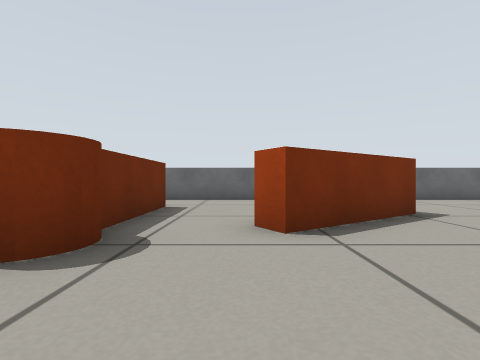
[1] (above)

18 first-person views from a walk through a robot-simulator world made for Gazebo. The camera is 0.31 m above the floor, looks level and sees 85° across. The floor is counted in squares, 0.5 m on a side. Each view is taken from the middle of a square. On the plan, view 1 faces up. The plan holds only what a view shows up to about 9 squares ahead; the rest is blank.

[2]
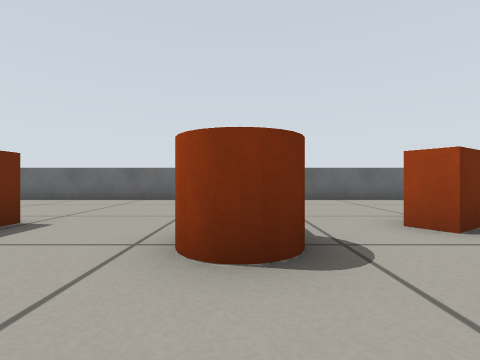

[3]
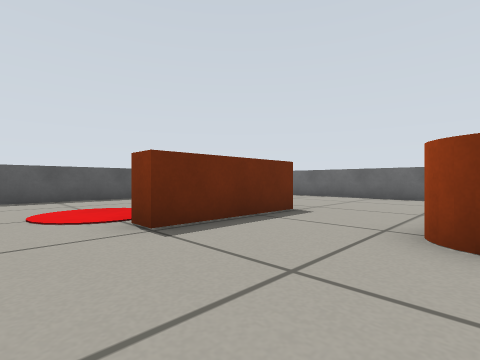

[4]
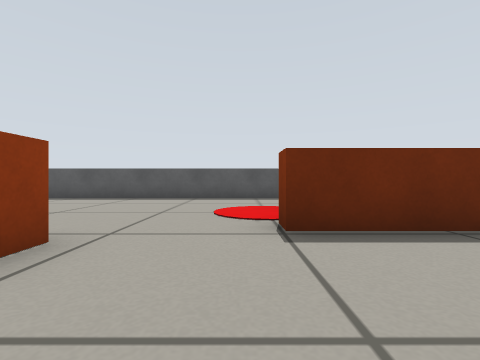

[5]
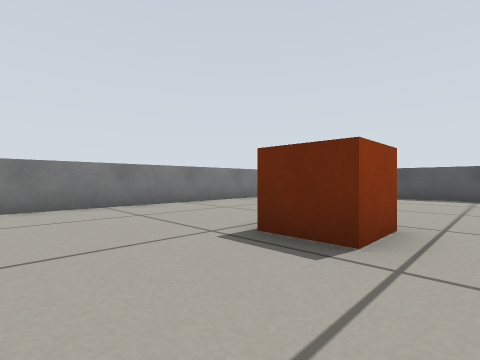

[6]
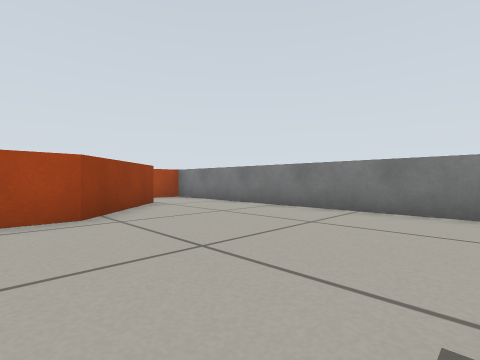

[7]
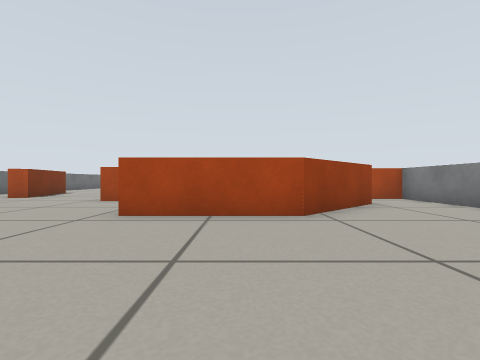

[8]
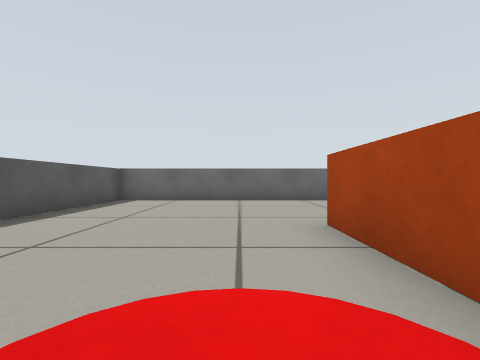

[9]
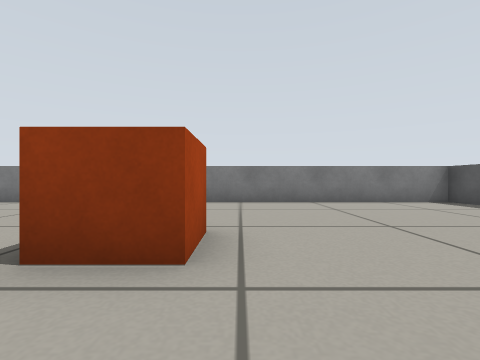

[10]
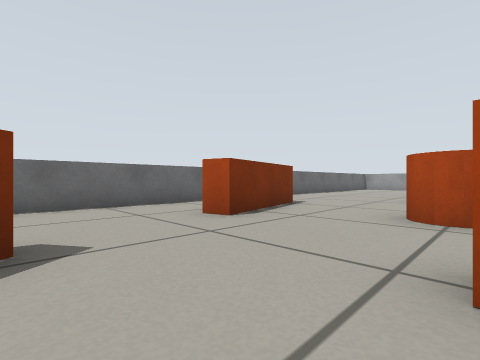

[11]
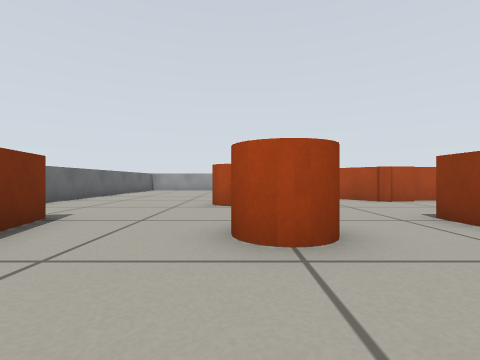

[12]
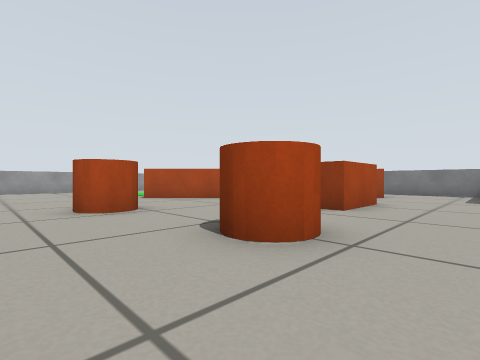

[13]
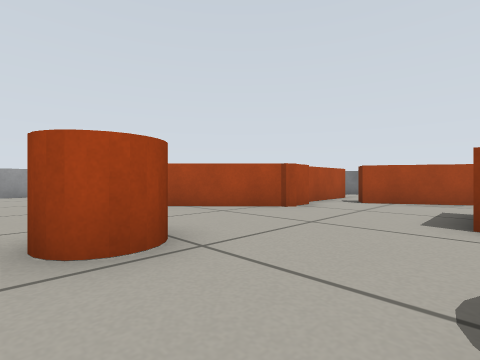

[14]
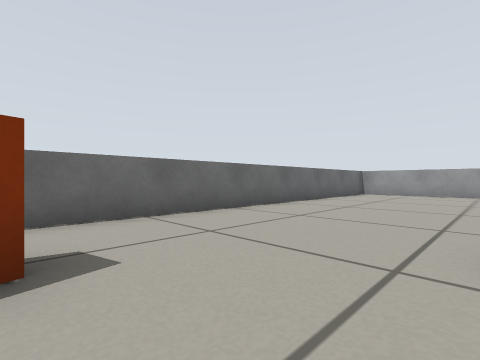

[15]
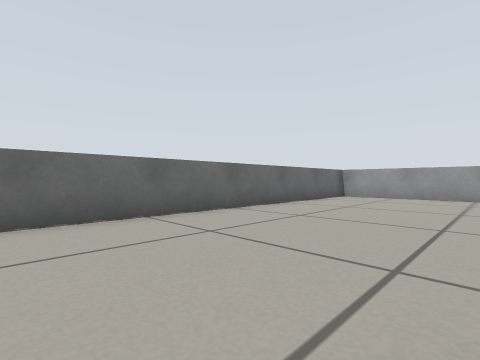

[16]
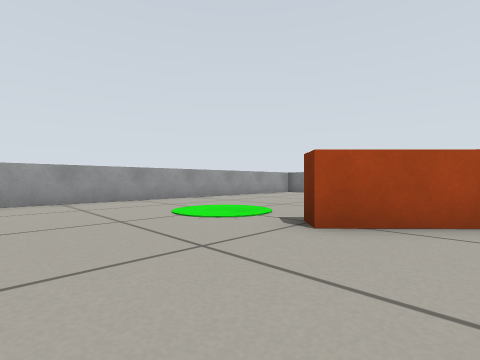

[17]
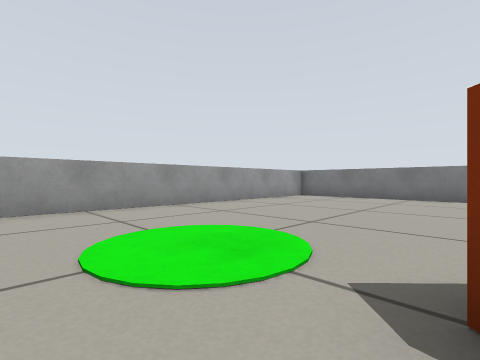

[18]
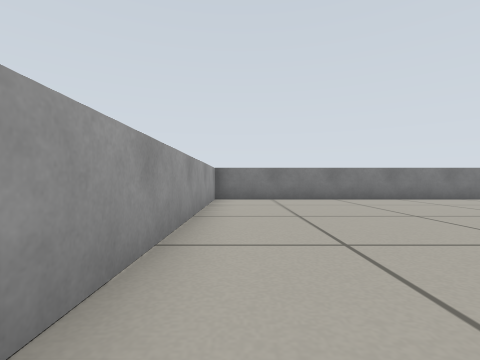

### Floor plan
Points are (right, up) in squares from view 1. A wall is a line through its corners. A room is listed if a view was taken in it or the views show most of it. See-through windows are left out.
Room 1 (views 1, 2, 3, 4, 5, 6, 7, 8, 9)
walls: (-5.7, 1.2) (-5.7, 3.8); (-5.1, 3.9) (-5.1, 0.6) (-5.8, 0.6); (0.5, 3) (0.2, 3.5); (-1.7, 6.1) (-1.7, 3.2); (3.8, -5.4) (1.5, -3.1) (1.5, 0.1); (1.6, 8.3) (-10.8, 8.3) (-10.8, -7.3) (5.6, -7.3) (5.6, -6.2)
ways out: opening at (1, 1.5) to room 2; opening at (1, 7) to room 2
objects: orange box (-4, -3) to (-4, -2); orange cylinder (-2, 2)
Room 2 (views 10, 11, 12, 13, 14, 15, 16, 17, 18)
walls: (12.3, -1.3) (14.7, 1) (15.2, 0.5); (9.3, 6.1) (6.1, 5.4) (6, 6); (12.9, -4.9) (12.9, -2.4); (9.4, -4.5) (11.6, -3.2); (4.7, 1.5) (4.7, 2.1); (12.4, -7.3) (20.8, -7.3) (20.8, 7); (7.8, 8.3) (1.6, 8.3); (3.2, 4.8) (0.5, 3); (19.5, 8.3) (9.4, 8.3)
ways out: opening at (1, 1.5) to room 1; opening at (1, 7) to room 1
objects: orange box (8, -2) to (9, -2); orange box (8, -1) to (9, 0); orange cylinder (8, 2) to (8, 3); orange cylinder (11, 3) to (12, 3); orange box (13, -2)

Positions as (right, up) in squares from view 1, and headings:
1: (0, 0), facing up
2: (-2, 0), facing up
3: (-2, -1), facing up-left
4: (-2, 0), facing left
5: (-1, -1), facing down-left
6: (-3, -2), facing down-right
7: (-3, -2), facing right
8: (-7, 0), facing up
9: (-5, 0), facing down
10: (3, 2), facing up-right
11: (5, 3), facing right
12: (6, 5), facing down-right
13: (9, 4), facing down-right
14: (9, 4), facing up-right
15: (11, 4), facing up-right
16: (13, 4), facing down-right
17: (15, 2), facing down-right
18: (20, 1), facing down
